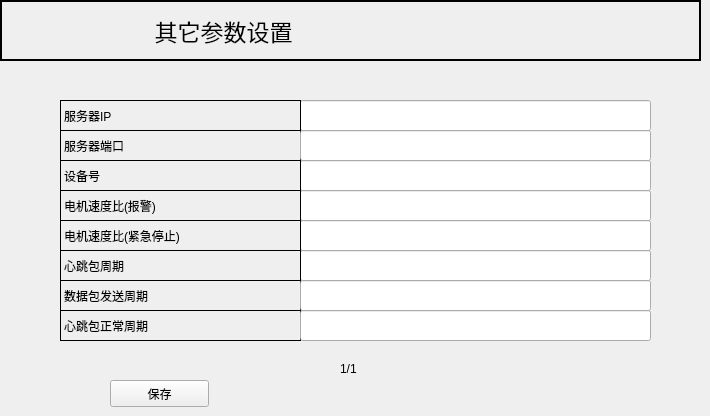
    <widget class="QWidget" name="page_27">
     <widget class="QLineEdit" name="lineEdit_177">
      <property name="geometry">
       <rect>
        <x>300</x>
        <y>220</y>
        <width>351</width>
        <height>31</height>
       </rect>
      </property>
     </widget>
     <widget class="QLineEdit" name="lineEdit_178">
      <property name="geometry">
       <rect>
        <x>300</x>
        <y>160</y>
        <width>351</width>
        <height>31</height>
       </rect>
      </property>
     </widget>
     <widget class="QLabel" name="label_228">
      <property name="geometry">
       <rect>
        <x>60</x>
        <y>310</y>
        <width>241</width>
        <height>31</height>
       </rect>
      </property>
      <property name="frameShape">
       <enum>QFrame::Panel</enum>
      </property>
      <property name="text">
       <string>心跳包正常周期</string>
      </property>
     </widget>
     <widget class="QLineEdit" name="lineEdit_179">
      <property name="geometry">
       <rect>
        <x>300</x>
        <y>190</y>
        <width>351</width>
        <height>31</height>
       </rect>
      </property>
     </widget>
     <widget class="QLineEdit" name="lineEdit_180">
      <property name="geometry">
       <rect>
        <x>300</x>
        <y>100</y>
        <width>351</width>
        <height>31</height>
       </rect>
      </property>
     </widget>
     <widget class="QLabel" name="label_229">
      <property name="geometry">
       <rect>
        <x>60</x>
        <y>130</y>
        <width>241</width>
        <height>31</height>
       </rect>
      </property>
      <property name="frameShape">
       <enum>QFrame::Panel</enum>
      </property>
      <property name="text">
       <string>服务器端口</string>
      </property>
     </widget>
     <widget class="QLineEdit" name="lineEdit_181">
      <property name="geometry">
       <rect>
        <x>300</x>
        <y>250</y>
        <width>351</width>
        <height>31</height>
       </rect>
      </property>
     </widget>
     <widget class="QLabel" name="label_230">
      <property name="geometry">
       <rect>
        <x>60</x>
        <y>250</y>
        <width>241</width>
        <height>31</height>
       </rect>
      </property>
      <property name="frameShape">
       <enum>QFrame::Panel</enum>
      </property>
      <property name="text">
       <string>心跳包周期</string>
      </property>
     </widget>
     <widget class="QLabel" name="label_231">
      <property name="geometry">
       <rect>
        <x>60</x>
        <y>100</y>
        <width>241</width>
        <height>31</height>
       </rect>
      </property>
      <property name="frameShape">
       <enum>QFrame::Panel</enum>
      </property>
      <property name="text">
       <string>服务器IP</string>
      </property>
     </widget>
     <widget class="QLabel" name="label_232">
      <property name="geometry">
       <rect>
        <x>60</x>
        <y>220</y>
        <width>241</width>
        <height>31</height>
       </rect>
      </property>
      <property name="frameShape">
       <enum>QFrame::Panel</enum>
      </property>
      <property name="text">
       <string>电机速度比(紧急停止)</string>
      </property>
     </widget>
     <widget class="QLabel" name="label_233">
      <property name="geometry">
       <rect>
        <x>60</x>
        <y>280</y>
        <width>241</width>
        <height>31</height>
       </rect>
      </property>
      <property name="frameShape">
       <enum>QFrame::Panel</enum>
      </property>
      <property name="text">
       <string>数据包发送周期</string>
      </property>
     </widget>
     <widget class="QPushButton" name="pushButton_66">
      <property name="geometry">
       <rect>
        <x>110</x>
        <y>380</y>
        <width>99</width>
        <height>27</height>
       </rect>
      </property>
      <property name="text">
       <string>保存</string>
      </property>
     </widget>
     <widget class="QLineEdit" name="lineEdit_182">
      <property name="geometry">
       <rect>
        <x>300</x>
        <y>310</y>
        <width>351</width>
        <height>31</height>
       </rect>
      </property>
     </widget>
     <widget class="QLineEdit" name="lineEdit_183">
      <property name="geometry">
       <rect>
        <x>300</x>
        <y>280</y>
        <width>351</width>
        <height>31</height>
       </rect>
      </property>
     </widget>
     <widget class="QLabel" name="label_235">
      <property name="geometry">
       <rect>
        <x>340</x>
        <y>360</y>
        <width>31</width>
        <height>17</height>
       </rect>
      </property>
      <property name="text">
       <string>1/1</string>
      </property>
     </widget>
     <widget class="QLabel" name="label_236">
      <property name="geometry">
       <rect>
        <x>60</x>
        <y>190</y>
        <width>241</width>
        <height>31</height>
       </rect>
      </property>
      <property name="frameShape">
       <enum>QFrame::Panel</enum>
      </property>
      <property name="text">
       <string>电机速度比(报警)</string>
      </property>
     </widget>
     <widget class="QLineEdit" name="lineEdit_184">
      <property name="geometry">
       <rect>
        <x>300</x>
        <y>130</y>
        <width>351</width>
        <height>31</height>
       </rect>
      </property>
     </widget>
     <widget class="QLabel" name="label_237">
      <property name="geometry">
       <rect>
        <x>60</x>
        <y>160</y>
        <width>241</width>
        <height>31</height>
       </rect>
      </property>
      <property name="frameShape">
       <enum>QFrame::Panel</enum>
      </property>
      <property name="text">
       <string>设备号</string>
      </property>
     </widget>
     <widget class="QLabel" name="label_238">
      <property name="geometry">
       <rect>
        <x>0</x>
        <y>0</y>
        <width>701</width>
        <height>61</height>
       </rect>
      </property>
      <property name="font">
       <font>
        <pointsize>17</pointsize>
       </font>
      </property>
      <property name="frameShape">
       <enum>QFrame::WinPanel</enum>
      </property>
      <property name="text">
       <string>                       其它参数设置</string>
      </property>
     </widget>
    </widget>
